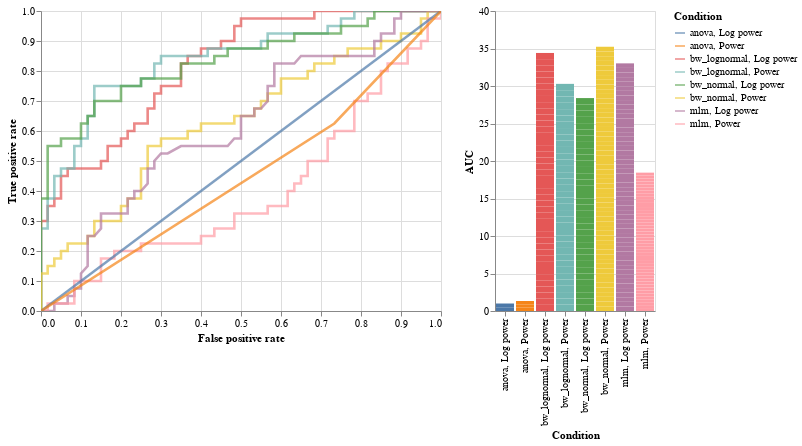

Notebook code for this chart:
### Markdown cell above
## Non-Binary
For models that have CI

### Code cell
model_comparison.plot_roc(y_scores, true_slopes,binary=False)

### Figure 1 — Vega-Lite specification as saved in the notebook (floating-point values rounded to 4 significant figures; data arrays with more than 128 entries replaced by an {"elided": "..."} marker saying what was removed)
{"config": {"view": {"continuousWidth": 400, "continuousHeight": 300}}, "hconcat": [{"mark": {"type": "line", "opacity": 0.7, "size": 2.6}, "encoding": {"color": {"type": "nominal", "field": "Condition"}, "x": {"type": "quantitative", "field": "False positive rate"}, "y": {"type": "quantitative", "field": "True positive rate"}}, "selection": {"selector011": {"type": "interval", "bind": "scales", "encodings": ["x", "y"]}}}, {"mark": "bar", "encoding": {"color": {"type": "nominal", "field": "Condition"}, "x": {"type": "nominal", "field": "Condition"}, "y": {"type": "quantitative", "field": "AUC"}}, "selection": {"selector012": {"type": "interval", "bind": "scales", "encodings": ["x", "y"]}}}], "data": {"name": "data-86379b57b08866d7a434ef7973029ebd"}, "$schema": "https://vega.github.io/schema/vega-lite/v4.8.1.json", "datasets": {"data-86379b57b08866d7a434ef7973029ebd": {"elided": "274 records"}}}
